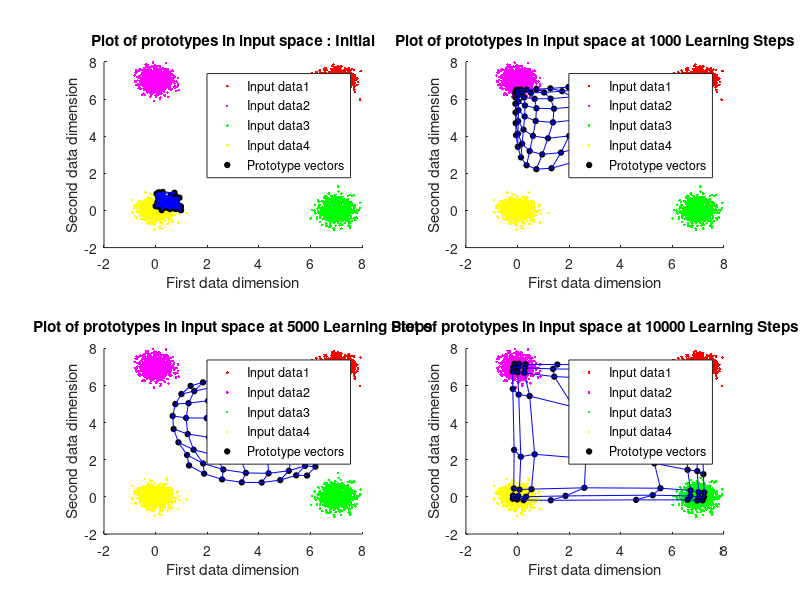
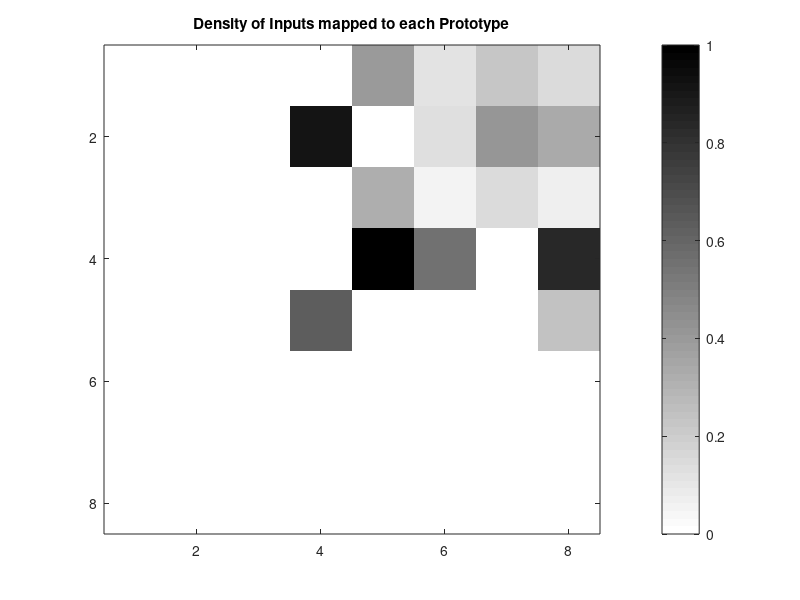
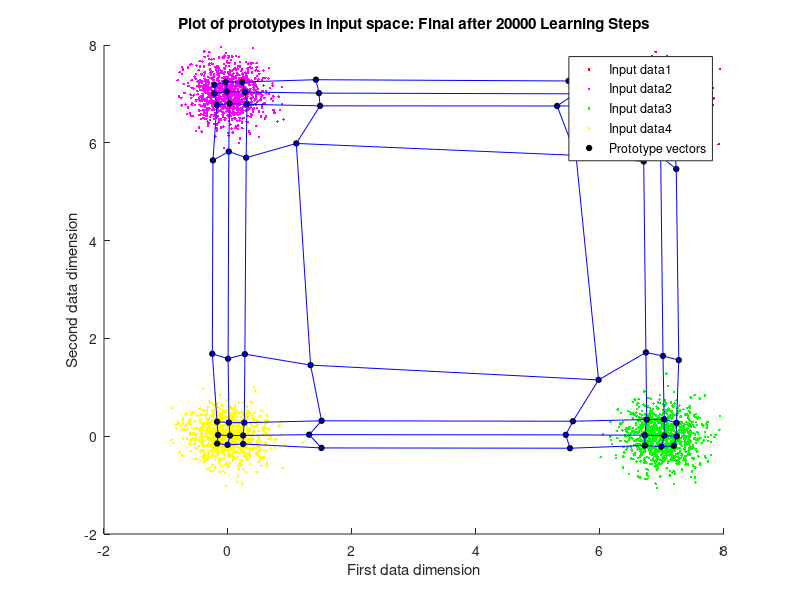
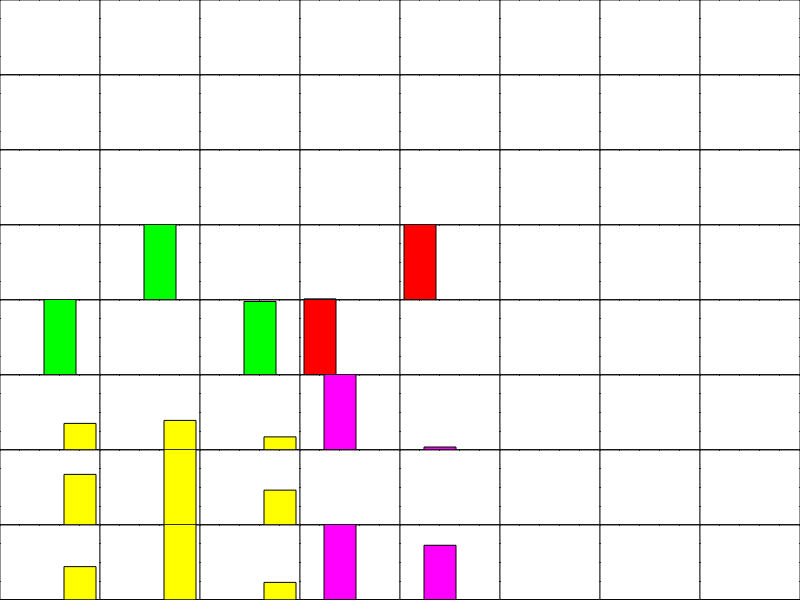

MATLAB code to generate these figures, in order:
% hw6 Problem 2
function SOM2
% Prashant Kalvapalle 
% Comp 504 HW6 - Base code for all problems
% close 1;  
% NOTE : Initial (and final) lattice is a cell representation, In the function it is
% used as a multi-dimensional matrix

latticeSize = [8 8]; 
initRadius = max(latticeSize); % Initial radius of influence

numIters = 20000; % number of learning steps
alphaI = .8; % learning rate

% Input data entry
dataInput = [createGaussians([2 1000],.1,[7 7]), createGaussians([2 1000],.1,[0 7]), createGaussians([2 1000],.1,[7 0]), createGaussians([2 1000],.1,[0 0]),]; % each COLUMN is a data point

dimDataInput = size(dataInput,1); % gives the dimensionality of data space
latticeCell = createInitLattice(dimDataInput,latticeSize); % weights initialization

% Perform self organization
[finalLattice, stepsToConv] = selfOrganize(latticeCell,dataInput,numIters,initRadius,alphaI);

% % giving the final weights of the lattice in Cell form
% finalLatticeCell = mat2cell(finalLattice,ones(1,latticeSize(1)),ones(1,latticeSize(2)),2); finalLatticeCell = cellfun(@(x)reshape(x,2,1),finalLatticeCell,'un',0);

[densityLattice, ~, histoData] = calcDensityLattice(finalLattice,dataInput,size(latticeCell));
densityLattice = mat2gray(densityLattice);
figure; imagesc(densityLattice); colormap(flipud(gray)); colorbar; title('Density of Inputs mapped to each Prototype')

if stepsToConv < numIters
    disp(['SOM Converged in ',num2str(stepsToConv),' steps'])
else 
    disp(['Maximum iterations exhausted = ',num2str(stepsToConv),' steps'])
end

figure;
dI = reshape(dataInput',[],4,2); hold on;
plot(dI(:,1,1),dI(:,1,2),'r.');  plot(dI(:,2,1),dI(:,2,2),'m.');  plot(dI(:,3,1),dI(:,3,2),'g.');  plot(dI(:,4,1),dI(:,4,2),'y.');  
plot(finalLattice(:,:,1),finalLattice(:,:,2),'ko','MarkerFaceColor','k','MarkerSize',4);
plot(finalLattice(:,:,1),finalLattice(:,:,2),'b-'); plot(finalLattice(:,:,1)',finalLattice(:,:,2)','b-');
xlabel('First data dimension'); ylabel('Second data dimension'); title(['Plot of prototypes in input space: Final after ',num2str(stepsToConv),' Learning Steps'])
legend('Input data1','Input data2','Input data3','Input data4','Prototype vectors')

plotHistoChart(histoData);

end


function [finalLattice, stepsToConv] = selfOrganize(latticeCell,dataInput,numIters,initRadius,alphaI)
% the self organizing map steps here

% convert the input lattice cell into a multi-dimensional Matrix 
Z = cellfun(@(x)reshape(x,1,1,[]),latticeCell,'un',0);
lattice = cell2mat(Z); % this is a multi-dimensional Matrix, with third dimension holding different input dimensions

r = (1:size(lattice,1))';c = 1:size(lattice,2); 
latticeIndices(:,:,1) = r(:,ones(1,size(lattice,2))); latticeIndices(:,:,2) = c(ones(1,size(lattice,1)),:);  % latticeIndices : holds the i,j indices of the 2d lattice space

figure(1);
subplot(2,2,1);
dI = reshape(dataInput',[],4,2); hold on;
plot(dI(:,1,1),dI(:,1,2),'r.');  plot(dI(:,2,1),dI(:,2,2),'m.');  plot(dI(:,3,1),dI(:,3,2),'g.');  plot(dI(:,4,1),dI(:,4,2),'y.');  
plot(lattice(:,:,1),lattice(:,:,2),'ko','MarkerFaceColor','k','MarkerSize',4);
plot(lattice(:,:,1),lattice(:,:,2),'b-'); plot(lattice(:,:,1)',lattice(:,:,2)','b-');
xlabel('First data dimension'); ylabel('Second data dimension'); title('Plot of prototypes in input space : Initial');
legend('Input data1','Input data2','Input data3','Input data4','Prototype vectors')

dum = 2;
% [~, oldMapData, ~] = calcDensityLattice(lattice,dataInput,size(latticeCell)); % table of the prototype where each data point maps
stepsToConv = numIters;

for i = 1:numIters
%     radius = initRadius; % can do decay here
decayIters = 10000;
radius = initRadius * ((i <= decayIters/5) + .8 * (i > decayIters/5 & i <= decayIters/2) + .5 * (i > decayIters/2 & i <= decayIters*.8)+ .2 * (i > decayIters*.8));
alpha = alphaI * ((i <= decayIters/10) + .5 * (i > decayIters/10 & i <= decayIters/2.5) + .125 * (i > decayIters/2.5 & i <= decayIters*.8)+ .025 * (i > decayIters*.8));
      
    % pick an x (data point) randomly
    x = dataInput(:,randi(size(dataInput,2)));
   
    % find euclidian distances and difference between chosen x and all W's
    differenceMatrix = repmat(reshape(x,1,1,[]),size(lattice,1),size(lattice,2),1) - lattice; % a 3D matrix of difference between every weight and x
    distToXMatrix = sqrt(sum((differenceMatrix).^2,3)); % finding norm or eucledian distance
  
    % find the winner = c = [win_row win_col]
    [~, winner] = min(distToXMatrix(:)); [win_row, win_col] = ind2sub(size(distToXMatrix), winner); 
    c = [win_row win_col];
    
    % make a neighbourhood function in a matrix
    neighbourhoodFn = makeNeighbourhoodFn(latticeIndices,c,radius);
    
    % update the weights - Learning rule
    lattice = lattice + alpha * repmat(neighbourhoodFn,1,1,size(differenceMatrix,3)) .* differenceMatrix;
    
    % Checking for convergence every 1000 steps
%     if mod(i,1000) == 0
% %         mapData = calcDataMapping(lattice,dataInput); 
%         [~, mapData, histoData] = calcDensityLattice(lattice,dataInput,size(latticeCell)); % table of the prototype where each data point maps
%         match = (mapData(1,:) == oldMapData(1,:) & mapData(2,:) == oldMapData(2,:));
% %         figure(3); hold on; plot(i,sum(match),'k.');
%         if sum(match)/size(dataInput,2) >= (1 - 1e-3) % < .1 percentage change in prototype assignment
%             stepsToConv = i;
%         else
%             oldMapData = mapData;
%         end
%     end
    % making plots at particular learning steps as defined in the vector
    if sum(i == [decayIters/10 decayIters/2 decayIters])
        % Plot the mapping and input data
        figure(1); subplot(2,2,dum);
        dI = reshape(dataInput',[],4,2); hold on;
        plot(dI(:,1,1),dI(:,1,2),'r.');  plot(dI(:,2,1),dI(:,2,2),'m.');  plot(dI(:,3,1),dI(:,3,2),'g.');  plot(dI(:,4,1),dI(:,4,2),'y.');
        plot(lattice(:,:,1),lattice(:,:,2),'ko','MarkerFaceColor','k','MarkerSize',4);
        plot(lattice(:,:,1),lattice(:,:,2),'b-'); plot(lattice(:,:,1)',lattice(:,:,2)','b-');
        xlabel('First data dimension'); ylabel('Second data dimension'); title(['Plot of prototypes in input space at ',num2str(i),' Learning Steps'])
        legend('Input data1','Input data2','Input data3','Input data4','Prototype vectors')
        dum = dum + 1;
    end
%     % making plots every 1000 learning steps to visually approximate
%     % learning steps to convergence
%         if ~mod(i,1000)
% %         Plot the mapping and input data
%         figure(2)
% %         subplot(2,2,dum);
%         dI = reshape(dataInput',[],4,2); hold on;
%         plot(dI(:,1,1),dI(:,1,2),'r.');  plot(dI(:,2,1),dI(:,2,2),'m.');  plot(dI(:,3,1),dI(:,3,2),'g.');  plot(dI(:,4,1),dI(:,4,2),'y.');
%         plot(lattice(:,:,1),lattice(:,:,2),'ko','MarkerFaceColor','k','MarkerSize',4);
%         plot(lattice(:,:,1),lattice(:,:,2),'b-'); plot(lattice(:,:,1)',lattice(:,:,2)','b-');
%         xlabel('First data dimension'); ylabel('Second data dimension'); title(['Plot of prototypes in input space at ',num2str(i),' Learning Steps'])
%         legend('Input data1','Input data2','Input data3','Input data4','Prototype vectors')
%         hold off; 
%         drawnow; 
% %         dum = dum + 1;
%         end
    
    if stepsToConv < numIters
        break
    end
    
end
finalLattice = lattice;

end


function [densityLattice,mapData,histoData]  = calcDensityLattice(lattice,dataInput,sizeOflatticeCell)
% calculates the prototype each data point is mapped to
densityLattice = zeros(sizeOflatticeCell);
mapData = zeros([2 size(dataInput,2)]);
histoData = zeros([sizeOflatticeCell,4]);
% seq = [ones(1,1000) 2*ones(1,1000) 3*ones(1,1000) 4*ones(1,1000)];
for i = 1:size(dataInput,2)
    x = dataInput(:,i);
    
    % find euclidian distances and difference between chosen x and all W's
    differenceMatrix = repmat(reshape(x,1,1,[]),size(lattice,1),size(lattice,2),1) - lattice - lattice; % a 3D matrix
    distToXMatrix = sqrt(sum((differenceMatrix).^2,3)); % a 2D matrix for euclidian distances to x
    
    % find the winner = c = [win_row win_col]
    [~, winner] = min(distToXMatrix(:)); [win_row, win_col] = ind2sub(size(distToXMatrix), winner); 
    c = [win_row win_col];
    % update the density lattice
    densityLattice(c(1),c(2)) = densityLattice(c(1),c(2)) + 1;
    mapData(:,i) = [win_row win_col];
    histoWrite = ([1 0 0 0] * (i <= 1000) + [0 1 0 0] * (i > 1000 & i <= 2000) + [0 0 1 0] * (i > 2000 & i <= 3000) + [0 0 0 1] * (i > 3000 & i <= 4000));
    histoData(c(1),c(2),:) = histoData(c(1),c(2),:) + (reshape(histoWrite,1,1,[]));
end
    
end


function neighbourhoodFn = makeNeighbourhoodFn(latticeIndices,c,radius)

distNeighbour = sum(abs(latticeIndices - repmat(reshape(c,1,1,[]),size(latticeIndices,1),size(latticeIndices,2),1)),3); % Manhattan distance metric for the neighbourhood function
% EqDistNeighbour = sqrt(sum((latticeIndices - reshape(c,1,1,[])).^2,3)); % eucleidian distance metric for the neighbourhood function
neighbourhoodFn = exp(-((distNeighbour)./(radius)).^2);

end


function latticeCell = createInitLattice(dimDataInput,latticeSize)
% creates random weight vectors in a cell 
latticeCell = cell(latticeSize);
latticeCell = arrayfun(@(x) rand(dimDataInput,1),latticeCell, 'uni',0);
end


function x1 = createGaussians(dim,var,mean)
% creates a normal random vector with dim dimension. mean of first 2
% dimensions set by [mean1 mean2]
x1 = sqrt(var)*randn(dim(1),dim(2));
% x1=detrend(x1);
x1(1,:) = x1(1,:) + repmat(mean(1),1,size(x1,2));
x1(2,:) = x1(2,:) + repmat(mean(2),1,size(x1,2));
end


function plotHistoChart(histoData)
figure;
m = size(histoData,1); n = size(histoData,2);
p = 1;
for j = 1:n
    for i = 1:m
        ax = axes('position',[(i-1)/m (n-j)/n 1/m 1/n]); hold on;
        hiss = reshape(histoData(i,j,:),1,4);
        colors = {'r', 'm', 'g', 'y'};
        % Plots different bars for each data type
        for k = 1:numel(hiss)
            bar(ax,k, hiss(k),colors{k});
        end
        ylim([0 200]);
        set(ax,'YTickLabel',[]);set(ax,'XTickLabel',[]);
        set(ax,'Box','on')
%         set(gca,'Visible','off');
%         set(gca,'position',[i/m (n-j)/n 1/m 1/n])
        p = p + 1;

    end
end
end
